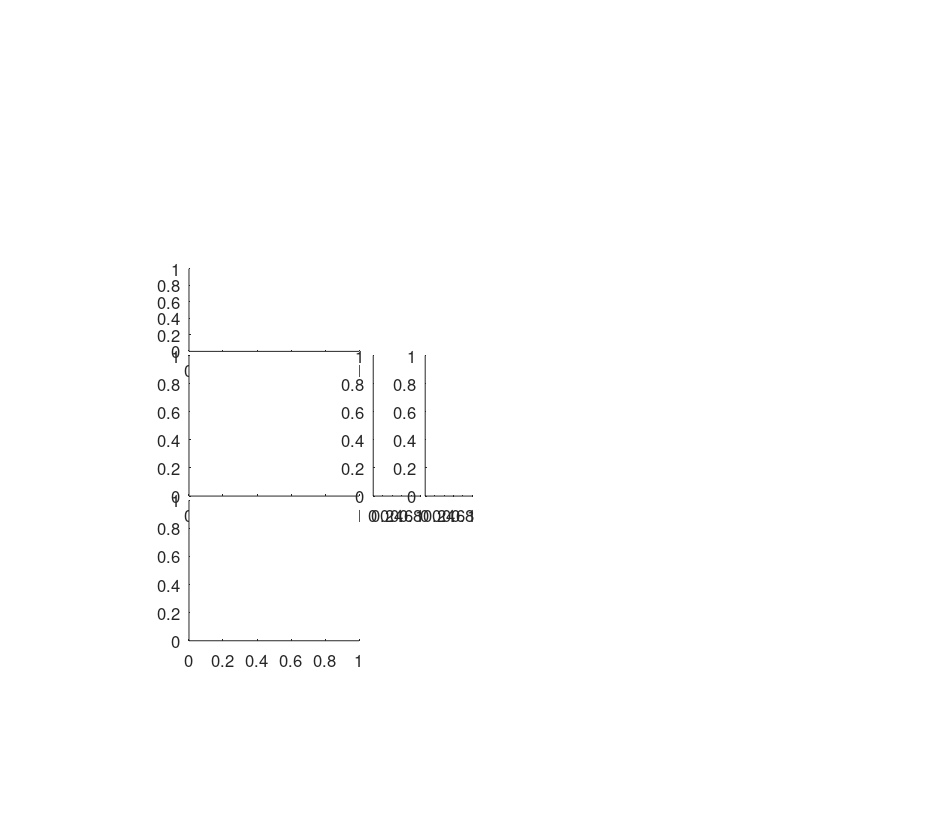

The MATLAB script that drew this image: (Note: this script raises an error after producing the figure.)

% plot imporatnat statistics for cross-overs analysis
close all
clear
clc
cells_num_dir=[235 2;251 2;298 2;284 2;292 2;290 1;245 2;253 1;241 1;274 2;282 1];
%cells_num_dir=[235 2;251 2;290 1;296 2;284 2;292 2];

%% structs' parameters

behavior_structs_folder = 'D:\Ayelet\2bat_proj\Analysis\new_code\analysis_structs\co_solo_initial_analysis\';
files = dir(behavior_structs_folder);
behavior_struct_names = {files.name};
co_shuffle_structs_folder = 'D:\Ayelet\2bat_proj\Analysis\new_code\analysis_structs\co_shuffling_struct\';
files = dir(co_shuffle_structs_folder);
co_shuffle_struct_names = {files.name};


%% figure parameters

spike_colors = {[1  0 1],[1  0 1],[.95 .95 .95]};
solo_colors = {[0 0 0],[0 0 0]};
FR_colors = {[1 1 1],[1 1 1]};%
coherence_colors = {[1 .5 0],[.8 0 .6]};
tunnel_limits = [0 130];
sig_bkg_color = [.8 .95 1];
lwidth = 3;
alpha = .05;


%% open figure

figure('units','normalized','outerposition',[0 0 1 1])
paper_size = [24 21]; % ~A4 size
set(gcf,'DefaultAxesFontSize',12);
set(gcf,'DefaultAxesFontName','helvetica');
set(gcf,'PaperUnits','centimeters','PaperPosition',[0 0 paper_size]);
set(gcf,'PaperOrientation','landscape');
set(gcf,'Units','centimeters','Position',get(gcf,'paperPosition')+[1 1 0 0]); % position on screen...
set(gcf, 'Renderer', 'opengl');

fsize = 14;
y_pos=0.4;
x_solo_psth=0.45;
x_solo_raster=0.395;
x_co_raster=0.2;
x_co_2d=0.4;



%% plot for each cell

for ii_cell = 1:length(cells_num_dir)
    co_tun_ax = axes('units','normalized','Position',[x_co_raster y_pos+0.175 0.18 0.1]);
co_raste_ax = axes('units','normalized','Position',[x_co_raster y_pos 0.18 0.17]); %
co_2d_ax = axes('units','normalized','Position',[x_co_raster y_pos-0.175 0.18 0.17]); %
solo_raster_ax = axes('units','normalized','Position',[x_solo_raster y_pos 0.05 0.17]); % allo fr comparison
solo_psth_ax = axes('units','normalized','Position',[x_solo_psth y_pos 0.05 0.17]); % allo fr comparison

    %% load data
    cell_file_ind=find(~cellfun(@isempty,regexp(behavior_struct_names,sprintf('cell_%d.mat',cells_num_dir(ii_cell,1)))));
    ii_dir=cells_num_dir(ii_cell,2);
    
    struct_name =behavior_struct_names{cell_file_ind};
    file_name = fullfile(behavior_structs_folder,struct_name);
    load(file_name);
    behavior_struct=cell_co_solo_initial_analysis;
    bat=behavior_struct.exp_data.bat;
    day=behavior_struct.exp_data.day;
    cell_num=behavior_struct.exp_data.cell_num;
    
    shuffle_struct_name = ['co_shuffling_struct_b',num2str(bat),'_d',num2str( day),'_c',num2str(cell_num),'.mat'];
    file_name = fullfile(co_shuffle_structs_folder,shuffle_struct_name);
    if exist(file_name)
        co_shuffle_struct=load(file_name);
        co_shuffle_struct=co_shuffle_struct.shuffling_struct;
        
        dis_before_after_co = behavior_struct.co(1).params.dis_before_after_co;
        %% title
        axes('units','normalized','Position',[0.1 0.15 0.7 0.7]);
        text(0.31,0.88,sprintf('Cell %d',cell_num),'fontsize',fsize*1.1,'fontweight','bold')
        text(0.43,0.8, 'Solo data','fontsize',fsize,'fontweight','bold')
        text(0.15,0.8,'Cross-over data','fontsize',fsize,'fontweight','bold')
        box off
        axis off
        %% 2D raster CO
        axes(co_raste_ax)
        hold on
        line([0 0],tunnel_limits,'Color',[.7 .7 .7],'LineStyle','--')
        plot(behavior_struct.co(ii_dir).bsp.dis_m(:),behavior_struct.co(ii_dir).bsp.x_pos(:),'.','color',spike_colors{3})
        plot(behavior_struct.co(ii_dir).spikes.dis_m(:),behavior_struct.co(ii_dir).spikes.x_pos(:),'.','color',spike_colors{ii_dir},'markersize',8)
        set(gca,'xlim',[-dis_before_after_co dis_before_after_co],...
            'ylim',tunnel_limits,...
            'ytick',tunnel_limits(2))
        text(-dis_before_after_co-20,tunnel_limits(2)/2, sprintf('Position\nin tunnel (m)'),'fontsize',fsize,'Rotation',90,'HorizontalAlignment','center')
        set(gca,'xtick',[])
        box off
        %% CO firing rate
        axes(co_tun_ax)
        hold on
        plot(co_shuffle_struct(ii_dir).shuffled_data.ego_bin_centers,co_shuffle_struct(ii_dir).shuffled_data.ego_firing_rate(2:end,:),'color',spike_colors{3},'LineWidth',lwidth);
        plot(co_shuffle_struct(ii_dir).shuffled_data.ego_bin_centers,co_shuffle_struct(ii_dir).shuffled_data.ego_firing_rate(1,:),'color',spike_colors{ii_dir},'LineWidth',lwidth);
        max_y = round(max(max(co_shuffle_struct(ii_dir).shuffled_data.ego_firing_rate))*1.1*10) / 10;
        if max_y < 1
            max_y = 1;
        end
        bins_diff = mean(diff(co_shuffle_struct(ii_dir).shuffled_data.ego_bin_centers));
        x_limits = [co_shuffle_struct(ii_dir).shuffled_data.ego_bin_centers(1)-bins_diff/2 co_shuffle_struct(ii_dir).shuffled_data.ego_bin_centers(end)+bins_diff/2];
        set(gca,'xlim',x_limits,'XTick',[],'ylim',[0 max_y],'Ytick',max_y,'color',FR_colors{1});
        str = sprintf('Hz');
        text(-dis_before_after_co-10,max_y/2, str,'fontsize',fsize,'Rotation',90,'HorizontalAlignment','center')

        box off
        %% co 2d
        axes(co_2d_ax)
        hold on
        bin_dis_i=1;
        bin_allo_i=1;
        if cells_num_dir(ii_cell,1)==235
                  normalize_to_other_max=4;

        else
      normalize_to_other_max=[];
        end
        field_density_mat_X_Y=behavior_struct.co(ii_dir).firing_rate.field_density_smoothed_XY_with_NaN{bin_dis_i,bin_allo_i};
        X_bins_vector=behavior_struct.co(ii_dir).firing_rate.dis_X_bins_vector{bin_dis_i,bin_allo_i};
        X_bins_vector_of_centers=behavior_struct.co(ii_dir).firing_rate.dis_X_bins_vector_of_centers{bin_dis_i,bin_allo_i};
        Y_bins_vector=behavior_struct.co(ii_dir).firing_rate.allo_X_bins_vector{bin_dis_i,bin_allo_i};
        Y_bins_vector_of_centers=behavior_struct.co(ii_dir).firing_rate.allo_X_bins_vector_of_centers{bin_dis_i,bin_allo_i};
        allo_bin_size=behavior_struct.co(ii_dir).firing_rate.allo_bin_size{bin_dis_i,bin_allo_i};
        dis_bin_size=behavior_struct.co(ii_dir).firing_rate.dis_bin_size{bin_dis_i,bin_allo_i};
        
        [xlimits, ylimits] = fn_plot_2D_field (field_density_mat_X_Y, X_bins_vector, X_bins_vector_of_centers,Y_bins_vector, Y_bins_vector_of_centers,normalize_to_other_max);
        set(gca,'xlim',xlimits,...
            'ylim',tunnel_limits,...
            'ytick',tunnel_limits)
        
        text(-dis_before_after_co-20,tunnel_limits(2)/2, sprintf('Position\nin tunnel (m)'),'fontsize',fsize,'Rotation',90,'HorizontalAlignment','center')
        xlabel('Inter-bat distance (m)','fontsize',fsize)
        max_fr=max(field_density_mat_X_Y(:));
        if cells_num_dir(ii_cell,2)==1
            text(xlimits(1),0.95*ylimits(2),sprintf('%.1f Hz',max_fr))       
        else
            text(xlimits(2)*0.4,0.95*ylimits(2),sprintf('%.1f Hz',max_fr))
        end
        box off
        
        
        
        %% raster of solo spikes
        axes(solo_raster_ax)
        hold on
        plot(behavior_struct.solo(ii_dir).spikes.ts_usec(:),behavior_struct.solo(ii_dir).spikes.x_pos(:),'.','color','k','markersize',8)
        time_limits = [min(behavior_struct.solo(ii_dir).bsp.ts_usec(:)) max(behavior_struct.solo(ii_dir).bsp.ts_usec(:))];
        time_limits_str=round([time_limits-time_limits(1)]*1e-6*(1/60));
        set(gca,'xlim',time_limits,'xtick',time_limits,'xticklabel',time_limits_str,'ylim',tunnel_limits,'ytick',[])
        xlabel ({'Time';'(min)'},'fontsize',fsize)
        
        %% solo firing rate - regular bins
        axes(solo_psth_ax)
        hold on
        %plot(co_shuffle_struct(ii_dir).shuffled_data.allo_firing_rate(2:end,:),co_shuffle_struct(ii_dir).shuffled_data.allo_bin_centers,'color',spike_colors{3},'LineWidth',lwidth);
        plot(behavior_struct.solo(ii_dir).PSTH_for_field_detection,behavior_struct.solo(1).x_pos_firing_rate{1, 2},'color',solo_colors{ii_dir},'LineWidth',2);
        max_x = 1.2*ceil(max(behavior_struct.solo(ii_dir).PSTH_for_field_detection));
        plot(behavior_struct.solo(ii_dir).field_height+0.1*max_x,behavior_struct.solo(ii_dir).field_center,'*r')
        if max_x~=0 & ~isnan(max_x)
            set(gca,'ylim',tunnel_limits,'YTick',[],'xlim',[0 max_x],'Xtick',max_x,'color',FR_colors{2});
        end
        str = sprintf('Hz');
        xlabel(str,'fontsize',fsize)
        box off
        
        
        
        
        
    end
    
    %% save figure
    
    fig = gcf;
    %fig.InvertHardcopy = 'off';
    dir_name=['D:\Ayelet\2bat_proj\Analysis\new_code\figures\poster_figures\'];
    if ~exist(dir_name)
        mkdir(dir_name)
    end
    fig_name=fullfile(dir_name,['egocentric_cell_',num2str(cell_num)]);
    print(gcf, fig_name, '-dpdf',  '-painters');
    
        clf
    
end
